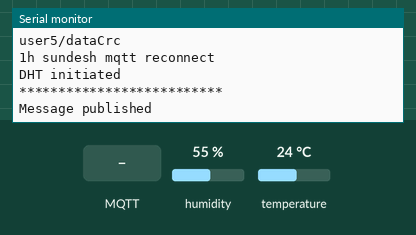
This sketch was run on a simulated ESP32. Shown: the last lines printed to the serial monitor. The inputs (shaded band) are chosen by the test bench; at power-on: humidity 55 %, temperature 24 °C. WiFi joins after 1.5 s; servers stay silent unless stated; no MQTT or app messages arrive unless stated.

Above: at 3.7 s.
3.8 s: MQTT message "updateConfig" arrives on the first subscribed topic
At 4.4 s:
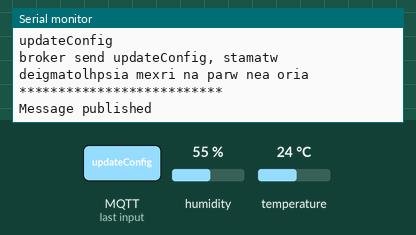
5.3 s: MQTT message "startMeasurements" arrives on the first subscribed topic
At 6.4 s:
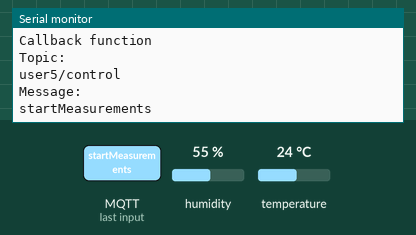
6.8 s: MQTT message "crcError" arrives on the first subscribed topic
At 7.6 s:
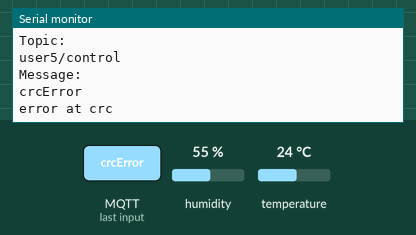
8.3 s: MQTT message "updateConfig" arrives on the second subscribed topic
At 9.2 s:
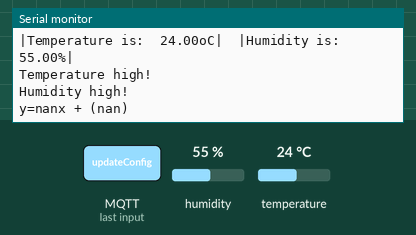
9.8 s: MQTT message "startMeasurements" arrives on the second subscribed topic
11.3 s: MQTT message "crcError" arrives on the second subscribed topic
Timing chart, 0 to 13.8 s (numbered marks = the images above; inputs shaded):
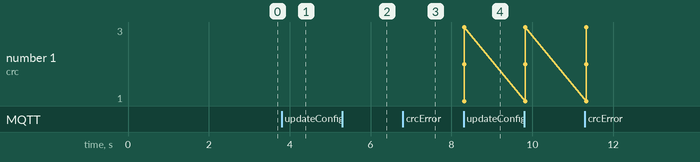

Measured:
- after the input at 3.8 s, the serial monitor: prints a new line at once (image 1)
- after the input at 5.3 s, the serial monitor: prints a new line at once (image 2)
- after the input at 6.8 s, the serial monitor: prints a new line at once (image 3)
- after the input at 8.3 s, the serial monitor: prints a new line at once (image 4)

The sketch:

MQTT_client_original_v2.ino
```cpp
// Define libraries
//-----------------------------
#include <WiFi.h>
#include "calculations.h"
#include "classSensor.h"
#include "mqtt_client.h"
//-----------------------------
//-----------------------------
unsigned long measPreviousMillis = 0;
bool startComputation=false;  //na 3ekinaei upologismoys afou ftiaxei ta oria
bool errorPubBounds=false;
bool errorPubCrcData=false;

void setVariables(String);
char crcDataMessage[20];

void callback(char*, byte*, unsigned int);


MQTT_client mqttclient;
Sensor sensor; //class sensor


void callback(char* topic, byte* payload, unsigned int length) {
  char p[length + 1]; //gia na xwraei termatikos xarakthras
  memcpy(p, payload, length);
  p[length] = '\0'; //termatikos xarakthras
  String message(p);  //metatrepei to char array se string class, ara to payload
  String topic_str(topic);

  // Print received messages and topics
  //------
  Serial.println("");
  Serial.println("Callback function");
  Serial.println("Topic: ");
  Serial.println(topic);

  Serial.println("Message: ");
  Serial.println(message);
  //------
  //------

  // Check received messages and topics
  //------
  if (topic_str == topicData) {
    Serial.println("o server elabe configuration, apanthse " + topic_str);
    setVariables(message);
    Compute_CRC8_bounds(crcDataMessage,sensor.get_delay(),sensor.get_temperature(),sensor.get_humidity());    //kalw ton upologismo tou crc kai ftiaxnw to mhnyma dataCrc
    errorPubCrcData=mqttclient.sendMessageCrcData(crcDataMessage);  //publish crcdata
    mqttclient.loop();
  }
  if (topic_str == topicControl) {
    if(message == "updateConfig"){
      Serial.println("broker send updateConfig, stamatw deigmatolhpsia mexri na parw nea oria");
      startComputation=false; //stamataw deigmatolhpsia mexri na parw to nea oria
      mqttclient.sendMessageBounds();  //publish gia na steilw sendConfig
      mqttclient.loop();
    }
    else if(message == "startMeasurements"){
      startComputation=true;
    }
    else if(message == "crcError"){
      Serial.println("error at crc");
    }
  }
}

void setVariables(String configurationCode){    //ftiaxnw ta oria kathe fora pou ta pairnw, upologizw crc kai stelnw crcData
  Serial.println("setvariables"+String(configurationCode));
  char p[10];
  char temp[3];
  temp[2]= '\0';
  configurationCode.toCharArray(p,10);
  temp[0]=p[0];
  temp[1]=p[1];
  sensor.set_delay_bound(atoi(temp));
  Serial.println("delay= " + sensor.get_delay());

  temp[0]=p[2];
  temp[1]=p[3];
  sensor.set_temp_bound(atoi(temp));
  Serial.println("temp= " + sensor.get_temperature());

  temp[0]=p[4];
  temp[1]=p[5];
  sensor.set_hum_bound(atoi(temp));
  Serial.println("humidity= " + sensor.get_humidity());
}

//-------------------------------------------------------------------------------------

void setup() {
  // put your setup code here, to run once:

  // Connect to WiFi and establish serial connection
  //------
  Serial.begin(115200);
  delay(1000);

  Serial.println();

  mqttclient.connect2Wifi(); //sundesh sto WiFi

  // Connect to MQTT broker and subscribe to topics
  mqttclient.set_topic();
  mqttclient.set_callback(callback);
  mqttclient.initialize();

  mqttclient.mqttReconnect();  //1h sundesh kai subscribe
  Serial.println("1h sundesh mqtt reconnect");

  sensor.initialise(23);//give the pin of dht22

  errorPubBounds=mqttclient.sendMessageBounds();  //publish gia na parw oria

  mqttclient.loop();
}


void loop() {
  // put your main code here, to run repeatedly:

  unsigned long currentMillis = 0;

  if(errorPubBounds){       //auto to kanw false otan eimai sigouros oti phra ta oria, ara sto callback
    mqttclient.mqttReconnect();
    Serial.println("errorPubBounds sundesh mqtt reconnect");
    mqttclient.sendMessageBounds();
  }
  else if(errorPubCrcData){
    mqttclient.mqttReconnect();
    Serial.println("errorPubCrcData sundesh mqtt reconnect");
    mqttclient.sendMessageCrcData(crcDataMessage);
  }
  //------
  //------
  //execute computeTempAndHumidity every delay seconds
  currentMillis = millis();
  if(startComputation){
    if ((currentMillis - measPreviousMillis) >=  (sensor.get_delay()*1000)){
      sensor.take_measurements();
      measPreviousMillis=currentMillis;
    }
  }

  mqttclient.loop();
}
```

calculations.h
```cpp
#ifndef __CALCULATIONS__
#define __CALCULATIONS__

#define INT_NUM_BYTES 4

byte Compute_CRC8(byte *array,unsigned int num_bytes)
{
  byte crc = 0;
  const byte generator=5;

  for(int i = 0; i<num_bytes; i++) //o int einai 4 bytes, ara 3ekinaw apo to aristero byte kai paw dexia gia na kanw crc
  {
    crc ^= array[i];
    for(int j = 0; j < 8 ; j++)
    {
      if((crc & 0x80) != 0)
      {
        crc = (byte)((crc << 1) ^ generator);
      }
      else
      {
        crc <<= 1;
      }
    }
  }
  return crc;
}

void Compute_CRC8_bounds(char *crcDataMessage,unsigned int boundDelay,unsigned int boundTemperature, unsigned int boundHumidity) { //upologizw crc kathe oriou kai ftiaxnw to mhnyma
  byte dest[INT_NUM_BYTES];       //afou einai int ta oria, tote exw 4 bytes
  byte crc1, crc2, crc3;
  unsigned int crc1_t, crc2_t, crc3_t;

  for(int i=0;i<INT_NUM_BYTES;i++){
    dest[i]= (boundDelay >> 8*(INT_NUM_BYTES-1-i)) & 255;
  }
  Serial.println("4=" + String(dest[3]) + "  3=" + String(dest[2]) + "  2=" + String(dest[1]) + "  1=" + String(dest[0]));
  crc1 = Compute_CRC8(dest,INT_NUM_BYTES);
  Serial.println("crc1= " + String(crc1));

  for(int i=0;i<INT_NUM_BYTES;i++){
    dest[i]= (boundTemperature >> 8*(INT_NUM_BYTES-1-i)) & 255;
  }
  Serial.println("4=" + String(dest[3]) + "  3=" + String(dest[2]) + "  2=" + String(dest[1]) + "  1=" + String(dest[0]));
  crc2 = Compute_CRC8(dest,INT_NUM_BYTES);
  Serial.println("crc2= " + String(crc2));

  for(int i=0;i<INT_NUM_BYTES;i++){
    dest[i]= (boundHumidity >> 8*(INT_NUM_BYTES-1-i)) & 255;
  }
  Serial.println("4=" + String(dest[3]) + "  3=" + String(dest[2]) + "  2=" + String(dest[1]) + "  1=" + String(dest[0]));
  crc3 = Compute_CRC8(dest,INT_NUM_BYTES);
  Serial.println("crc3= " + String(crc3));

  crc1_t = (unsigned int) crc1;
  crc2_t = (unsigned int) crc2;
  crc3_t = (unsigned int) crc3;               //thelw na parw 3 digits arithmo
  //ekatontades      dekades     monades
  sprintf(crcDataMessage, "%u%u%u%u%u%u%u%u%u", crc1_t / 100, (crc1_t % 100) / 10, (crc1_t % 100) % 10, crc2_t / 100, (crc2_t % 100) / 10, (crc2_t % 100) % 10, crc3_t / 100, (crc3_t % 100) / 10, (crc3_t % 100) % 10);
}


#endif
```

classSensor.h
```cpp
#ifndef __CLASSSENSOR__
#define __CLASSSENSOR__
#include <DHTesp.h>

#define MAX_VALUES 5

class Sensor
{
  public:
    bool initialise(unsigned int);
    void set_temp_bound(unsigned int);
    void set_hum_bound(unsigned int);
    void set_delay_bound(unsigned int);
    unsigned int get_temperature();
    unsigned int get_humidity();
    unsigned int get_delay();
    bool take_measurements();

  private:
    DHTesp  dht;
    unsigned int boundTemperature=18; //default
    unsigned int boundHumidity=50;
    unsigned int boundDelay=10;
    float temp_measurements[MAX_VALUES]; //pinakas metrhsewn
    int added_temp_values=0;
    bool is_buffer_full=false;
    void computeRate();
    void add_to_temp_array(float);
};

bool Sensor::initialise(unsigned int pin) {
  // Initialize temperature sensor
  dht.setup(pin, DHTesp::DHT22);
  Serial.println("DHT initiated");
  return true;
}

void Sensor::set_temp_bound(unsigned int temp){
  if(!isnan(temp)) boundTemperature=temp;
}

void Sensor::set_hum_bound(unsigned int hum){
  if(!isnan(hum)) boundHumidity=hum;
}

void Sensor::set_delay_bound(unsigned int _delay){
  if(!isnan(_delay)) boundDelay=_delay;
}

unsigned int Sensor::get_temperature(){
  return boundTemperature;
}

unsigned int Sensor::get_humidity(){
  return boundHumidity;
}

unsigned int Sensor::get_delay(){
  return boundDelay;
}

void Sensor::add_to_temp_array(float temperature){
  for(int j=0;j<MAX_VALUES-1;j++){   //prwta shift aristera
    temp_measurements[j]=temp_measurements[j+1];
  }
  temp_measurements[MAX_VALUES-1]=temperature; //meta eisagwgh neas timhs
  added_temp_values++;
  if(added_temp_values==MAX_VALUES){
    is_buffer_full=true;
  }
  if(is_buffer_full){
    computeRate();
  }
}

bool Sensor::take_measurements(){
  TempAndHumidity newValues=dht.getTempAndHumidity();   //struct
  if(isnan(newValues.temperature) || isnan(newValues.humidity)){
    Serial.println("I can't read values from sensor");
    return false;
  }
  Serial.println("|Temperature is:\t"+String(newValues.temperature)+"oC|"+"\t|Humidity is:\t"+String(newValues.humidity)+"%|");
  if(newValues.temperature>boundTemperature) Serial.println("Temperature high!");
  if(newValues.humidity>boundHumidity) Serial.println("Humidity high! ");
  add_to_temp_array(newValues.temperature);
  return true;
}

void Sensor::computeRate() {        //thermokrasia sthn parodo tou xronou,x:xronos,f(x):thermokrasia
  double sum_x = 0, sum_y = 0, sum_xy = 0, sum_xx = 0;
  for (int j = 0; j < MAX_VALUES; j++) {
    sum_x = sum_x + j * boundDelay; //xronikes stigmes
    sum_y = sum_y + (double)temp_measurements[j]; //thermokrasies
    sum_xx = sum_xx + ((j * boundDelay) * (j * boundDelay));
    sum_xy = sum_xy + (double)temp_measurements[j] * (j * boundDelay);
  }

  double slope = ((sum_x * sum_y) - (MAX_VALUES * sum_xy)) / ((sum_x * sum_x) - (MAX_VALUES * sum_xx));
  double b = (sum_y - (slope * sum_x)) / MAX_VALUES;
  Serial.println("y=" + String(slope) + "x + " + '(' + String(b) + ')');
}

#endif
```

mqtt_client.h
```cpp
#ifndef __MQTT_CLIENT__
#define __MQTT_CLIENT__

#include <WiFi.h>
#include <PubSubClient.h>
#include "calculations.h"

// MQTT connection parameters
//------
const char* MQTT_USER = "user5"; // *** Replace with your username, e.g. user2, user3 etc. (leave it as it is for the test)
const char* MQTT_CLIENT = "user5";  // *** Must be unique, replace with your username, e.g. user2, user3 etc. (same as MQTT_USER)
const char* MQTT_ADDRESS = "esp-32.zapto.org";
//------
// WiFi connection parameters (WPA security protocol)
const char* WIFI_SSID     = "COSMOTE-040B82";
const char* WIFI_PASSWORD = "N2FtSUuvHavkETxh";
//------
char topicControl[150], topicData[150],topicDataCrc[150];


class MQTT_client{
  public:
  void connect2Wifi();
  void topicSubscribe();
  void initialize();
  void set_callback(void (*f)(char *topic, byte *payload, unsigned int length));
  void mqttReconnect();
  bool sendMessageCrcData(char *);
  bool sendMessageBounds();
  void set_topic();
  void loop();
  bool connected();

  private:
    WiFiClient wifiClient;
    PubSubClient client;
};

void MQTT_client::loop(){

  client.loop();

  // Reconnect to WiFi if not connected
  if (WiFi.status() != WL_CONNECTED) {
    connect2Wifi();
  }

  // Reconnect to MQTT broker if not connected
  //------
  if (!client.connected()) {
    mqttReconnect();
    Serial.println("1h loop sundesh mqtt reconnect");
  }
}

bool MQTT_client::connected(){
  return client.connected();
}

void MQTT_client::initialize(){
  client.setClient(wifiClient);
  client.setServer(MQTT_ADDRESS,1883);
}

void MQTT_client::set_callback(void (*f)(char *topic, byte *payload, unsigned int length)){
  client.setCallback(f);
}

void MQTT_client::connect2Wifi(){
  Serial.print("Connecting to ");
  Serial.println(WIFI_SSID);

  WiFi.begin(WIFI_SSID, WIFI_PASSWORD);
  Serial.print("Wait for WiFi...");

  while (WiFi.status() != WL_CONNECTED) {
    delay(500);
    Serial.print(".");
  }
  Serial.println("");
  Serial.println("WiFi Connected");
  Serial.println("IP address: ");
  Serial.println(WiFi.localIP());
  return;
}

void MQTT_client::set_topic(){
    // Define MQTT topic names
  sprintf(topicControl, "%s/%s", MQTT_USER, "control");
  sprintf(topicData, "%s/%s", MQTT_USER, "data");
  sprintf(topicDataCrc, "%s/%s", MQTT_USER, "dataCrc");
}

void MQTT_client::topicSubscribe() { //synarthsh gia subscribe
  if(client.connected()) {
    Serial.println("Subscribe to MQTT topics: ");
    Serial.println(topicControl);     //emfanish kai apostolh twn topics
    Serial.println(topicData);
    Serial.println(topicDataCrc);
    client.subscribe(topicControl);
    client.subscribe(topicData);
    client.subscribe(topicDataCrc);
    client.loop();
  }
}

void MQTT_client::mqttReconnect() {
  // Loop until we're reconnected
  Serial.print("Wait for MQTT broker...");
  while (!client.connected()) {
    Serial.print("Attempting MQTT connection...");
    // Attempt to connect
    if (client.connect(MQTT_CLIENT, "samos", "karlovasi33#")) { //an sundethei epituxws
      Serial.println("MQTT connected");
      topicSubscribe();
    }
    else {
      Serial.print("failed, rc=");
      Serial.print(client.state());
      Serial.println(" try again in 5 seconds");
      // Wait 5 seconds before retrying
      delay(5000);
    }
  }
}
bool MQTT_client::sendMessageBounds(){ //stelnw sendconfig h crcData
  if (client.connected()) { // if MQTT server connected
    client.publish(topicControl, "sendConfig");
    Serial.println("");
    Serial.println("**************************");
    Serial.println("Message published");
    return false;
  }
  else{
    Serial.println("publish Bounds message problem");
    return true;
  }
}

bool MQTT_client::sendMessageCrcData(char *crcDataMessage){
  if (client.connected()) { // if MQTT server connected
    client.publish(topicDataCrc, crcDataMessage);
    Serial.println("");
    Serial.println("**************************");
    Serial.println(crcDataMessage);
    Serial.println("Message published");
    return false;
  }
  else{
    Serial.println("publish Crc data message problem");
    return true;
  }
}


#endif
```
